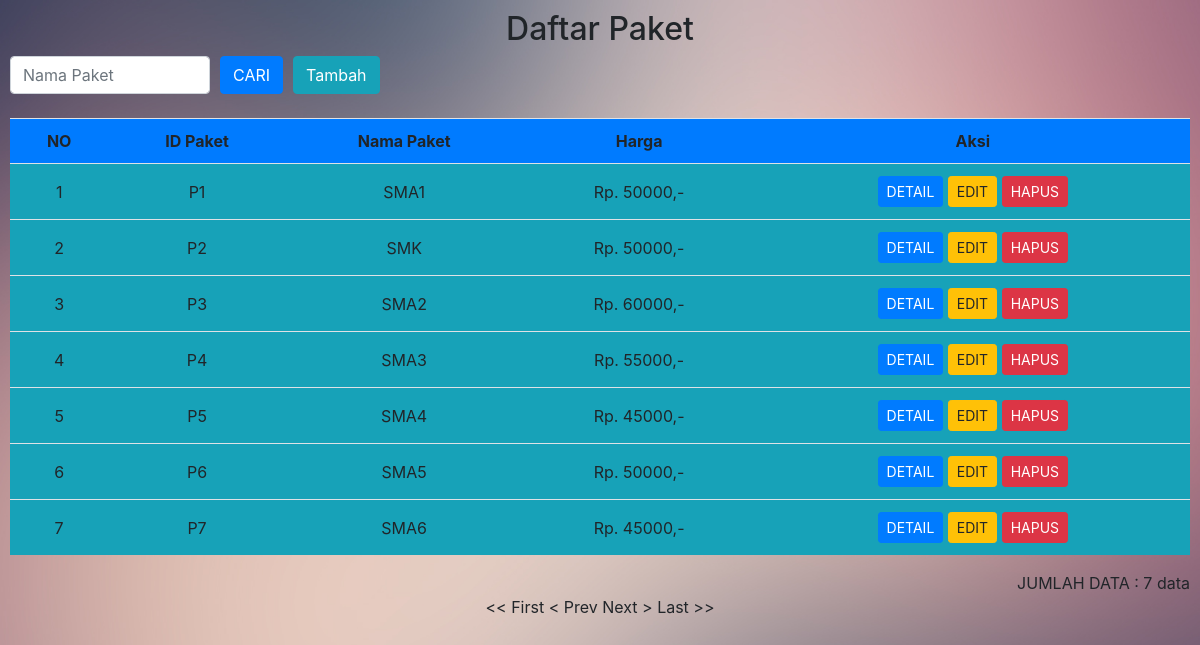
Page /panel/tampilpaket.php (signed in) on the committed database.
### tables this page shows
CREATE TABLE `paket` (
  `id_paket` varchar(255) NOT NULL,
  `nama_paket` varchar(255) NOT NULL,
  `harga` varchar(10) NOT NULL
);

### panel/tampilpaket.php (the view, shortened to what this page needs)
<link href="//maxcdn.bootstrapcdn.com/bootstrap/4.1.1/css/bootstrap.min.css" rel="stylesheet" id="bootstrap-css">
<link rel="stylesheet" href="css/style.css">
<?php
include '../koneksi.php';
?>
<html>
  <head>
  <link href="//maxcdn.bootstrapcdn.com/bootstrap/4.1.1/css/bootstrap.min.css" rel="stylesheet" id="bootstrap-css">
  </head>
<body id="LoginForm">
<CENTER>
  <h2>Daftar Paket</h2>
</CENTER>
<form method="get" action="">
<div class="form-inline">
  <input type="text" name="kuncicari" class="form-control" style="width: 200px;" placeholder="Nama Paket" />
  <input type="submit" value="CARI" style="margin-left: 10px;" class="btn btn-primary" />
  <a href="tambahpaket.php" style="margin-left: 10px;" class="btn btn-info">Tambah</a>
</div>
<br>
<table class="table table-hover table-striped">
  <tr class="bg-primary">
    <th class="text-center">NO</th>
    <th class="text-center">ID Paket</th>
    <th class="text-center">Nama Paket</th>
    <th class="text-center">Harga</th>
    <th class="text-center">Aksi</th>
  </tr>
  <?php
      $batas = 10;
      @$hal = @$_GET[hal];
      if (empty(@$hal)) {
        $posisi = 0;
        $hal = 1;
      }else{
        $posisi = ($hal-1) * $batas;
      }
    ?>
    <?php
    if(@$_GET[kuncicari]){
      $tampil = mysqli_query($koneksi, "CALL tampilpaketByNama('%".$_GET['kuncicari']."%')") or die(mysqli_error($koneksi));
        mysqli_free_result($koneksi);
        mysqli_next_result($koneksi);
      $sql = mysqli_query($koneksi,"CALL tampilpaket()");
          $jmldat = mysqli_num_rows($tampil);
          $no = $posisi + 1;
      }else{
      $tampil = mysqli_query($koneksi, "CALL tampilpaketByLimit($posisi,$batas)");
        mysqli_next_result($koneksi);
      $sql = mysqli_query($koneksi,"CALL tampilpaket()");
          $jmldat = mysqli_num_rows($sql);
          $no = $posisi + 1;
      }
    while ($d = mysqli_fetch_array($tampil)) {
    ?>
    <tr class="bg-info">
      <td class="text-center" style="vertical-align: middle;"><?= $no ?></td>
      <td class="text-center" style="vertical-align: middle;"><?= $d['id_paket'] ?></td>
      <td class="text-center" style="vertical-align: middle;"><?= $d['nama_paket'] ?></td>
      <td class="text-center" style="vertical-align: middle;">Rp. <?= $d['harga'] ?>,-</td>
      <td class="text-center" style="vertical-align: middle;">
       <a class="btn btn-primary btn-sm" target="_blank" href="detailpaket.php?id_paket=<?php echo $d['id_paket']?>">DETAIL</a>
      <a class="btn btn-warning btn-sm" href="editpaket.php?id_paket=<?php echo $d['id_paket']?>">EDIT</a>  <a class="btn btn-danger btn-sm" href="proseshapuspaket.php?id_paket=<?php echo $d['id_paket']?>">HAPUS</a></td>
    </tr>
    <?php
      $no++;
    }
    ?>
</table>
    <tr>
      <td colspan="12" align="right"><div align="right" class="style5">JUMLAH DATA : <?php echo $jmldat ?> data</div></td>
    </tr>
    <center>
    <?php
      $jmlhal = ceil($jmldat/$batas);
      $url = "tampilpaket.php";
    if ($hal>1) {
      $previous=$hal-1;
      echo "<a class='btn btn-warning' href=$url?hal=1><< First&nbsp;</a>  <a class='btn btn-info' href=$url?hal=$previous>&nbsp; < Prev &nbsp;</a>  ";
    }else {
      echo "<< First  < Prev ";
    }
    if ($hal <$jmlhal) {
      $next = $hal+1;
      echo "<a class='btn btn-info'  href=$url?hal=$next> Next > &nbsp;</a>  <a class='btn btn-warning' href=$url?hal=$jmlhal> Last >> </a>";
    }else {
      echo "  Next >  Last >>";
      }
    ?>
</body>
</html>

### panel/css/style.css (style rules this page uses)
body#LoginForm { background-image:url("../img/bg-02.jpg"); background-repeat:no-repeat; background-position:center; background-size:cover; padding:10px; }

### rows in the picture
paket: id_paket "P1", nama_paket "SMA1", harga "50000"
paket: id_paket "P2", nama_paket "SMK", harga "50000"
paket: id_paket "P3", nama_paket "SMA2", harga "60000"
paket: id_paket "P4", nama_paket "SMA3", harga "55000"
paket: id_paket "P5", nama_paket "SMA4", harga "45000"
paket: id_paket "P6", nama_paket "SMA5", harga "50000"
paket: id_paket "P7", nama_paket "SMA6", harga "45000"

### other values in the picture
$jmldat "7"
